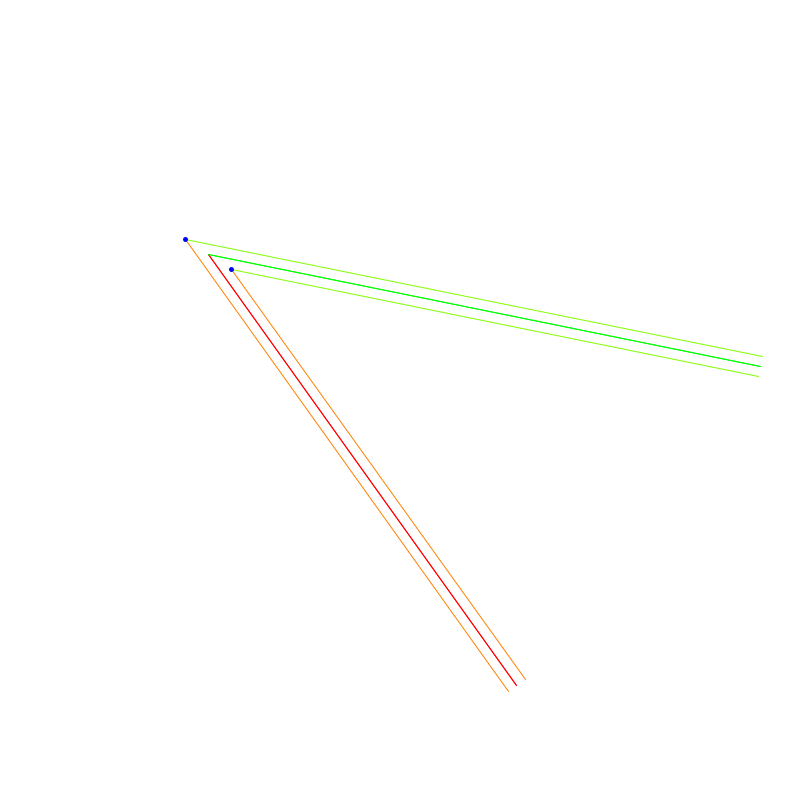
Frame 1 (no input)
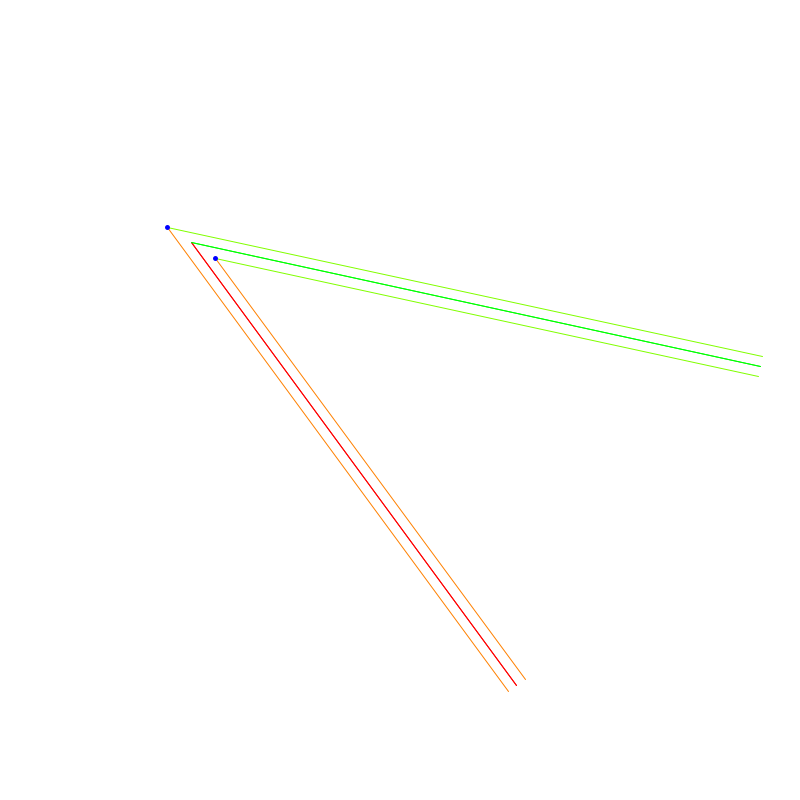
Frame 60 (the mouse pressed at the canvas centre just before this capture)
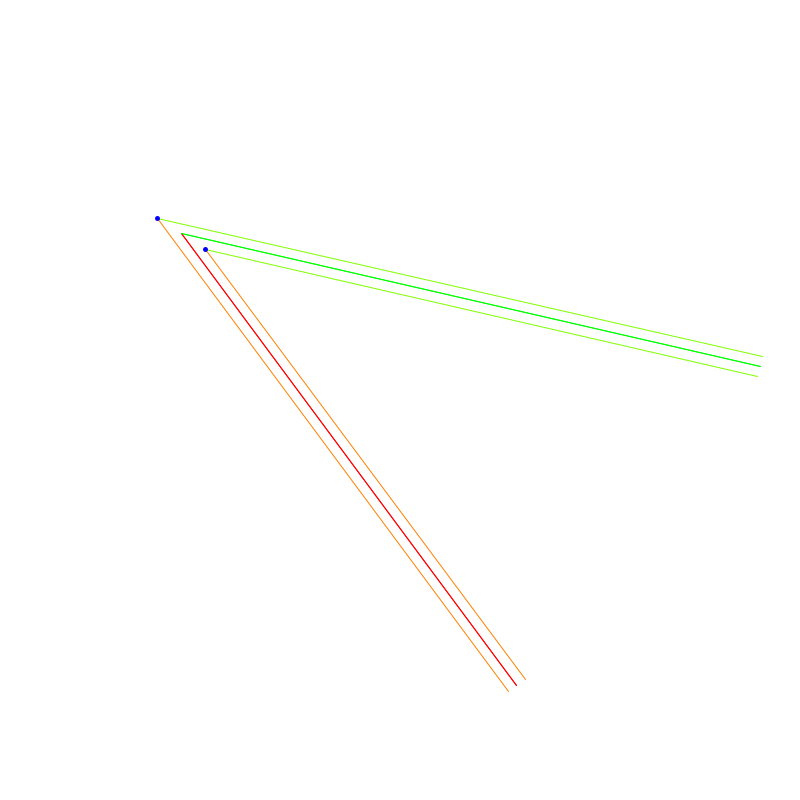
Frame 120 (the mouse held since frame 60 and released just before this capture)

The Processing sketch that drew these frames (run headless with seeded random() and noise(); from frame 60 on, the mouse is pressed at the canvas centre):

// Processing sketch: intersectionOfOffsetLines
// ── intersectionOfOffsetLines.pde
float gx0,gy0;
float gx1,gy1;
float gx2,gy2;
float gx3,gy3;
float gr0,gr1;
float vx,vy;

float signum(float f) {
  if (f > 0) return 1;
  if (f < 0) return -1;
  return 0;
}

void setup() {
  size(800,800);
  initPoints();
}

void initPoints() {
  gx0 = random(1,width-1);
  gx1 = random(1,width-1);
  gx2 = random(1,width-1);
  gx3 = random(1,width-1);
  gy0 = random(1,height-1);
  gy1 = random(1,height-1);
  gy2 = random(1,height-1);
  gy3 = random(1,height-1);
  gr0 = random(5,20);
  //gr1 = random(5,20);
  //gr1 = signum(gr0) * abs(gr1);
  gr1=gr0;
  
  vx=0;
  vy=0;
}

void mouseReleased() {
  initPoints();
}

void draw() {
  background(255);
  //test1();
  //test2();
  test3();
}

// test intersection of two lines
void test1() {
  float [] i = findIntersection(
    gx0,gy0,
    gx1,gy1,
    gx2,gy2,
    gx3,gy3);
  
  strokeWeight(1);  stroke(255,0,0);  line(gx0,gy0,gx1,gy1);
  strokeWeight(1);  stroke(0,255,0);  line(gx2,gy2,gx3,gy3);
  strokeWeight(5);  stroke(255,0,0);  point(gx0,gy0);
  strokeWeight(5);  stroke(0,255,0);  point(gx2,gy2);
  strokeWeight(5);  stroke(0,0,255);  point(i[0],i[1]);
}

// get offset of two lines, find intersection from there.
void test2() {
  gx1+=vx/1000.0;
  gy1+=vy/1000.0;
  vx+=random(-50.0,50.0);
  vy+=random(-50.0,50.0);
  
  test2draw();
}

void test2draw() {
  float [] inter = findIntersectionOffset(
    gx0,gy0,
    gx1,gy1,
    gx2,gy2,
    gr0,gr1);

  float[] v0=getOffsetLine(gx0,gy0,gx1,gy1,gr0);
  float[] v1=getOffsetLine(gx1,gy1,gx2,gy2,gr1);

  
  strokeWeight(1);  stroke(255,  0,  0);  line(gx0,gy0,gx1,gy1);
  strokeWeight(1);  stroke(  0,255,  0);  line(gx1,gy1,gx2,gy2);
  strokeWeight(1);  stroke(255,128,  0);  line(v0[0],v0[1],inter[0],inter[1]);
  strokeWeight(1);  stroke(128,255,  0);  line(inter[0],inter[1],v1[2],v1[3]);
  strokeWeight(5);  stroke(  0,  0,255);  point(inter[0],inter[1]);
}

void test3() {
  gx1+=vx/1000.0;
  gy1+=vy/1000.0;
  vx+=random(-50.0,50.0);
  vy+=random(-50.0,50.0);
  
  test2draw();
  gr0=-gr0;
  gr1=-gr1;
  test2draw();  
}

float[] getOffsetLine(float x0,float y0,float x1,float y1,float r0) {
  // get normal of each line
  float nx01 = y1-y0;
  float ny01 = x0-x1;
  float d01 = sqrt(sq(nx01)+sq(ny01)); 
  nx01/=d01;
  ny01/=d01;
  
  float ox1 = x0+nx01*r0;
  float oy1 = y0+ny01*r0;
  float ox2 = x1+nx01*r0;
  float oy2 = y1+ny01*r0;
  return new float[] { ox1,oy1,ox2,oy2 };
}

float [] findIntersectionOffset(float x0,float y0,float x1,float y1,float x2,float y2,float r0,float r1) {
  float[] v0=getOffsetLine(x0,y0,x1,y1,r0);
  float[] v1=getOffsetLine(x1,y1,x2,y2,r1);
  
  return findIntersection(
    v0[0],v0[1],
    v0[2],v0[3],
    v1[0],v1[1],
    v1[2],v1[3]
    );
}

float [] findIntersection(float x1,float y1,float x2,float y2,float x3,float y3,float x4,float y4) {  
  float d = ((x1-x2)*(y3-y4) - (y1-y2)*(x3-x4));
  if(abs(d)<0.01) {
    // lines are colinear (infinite solutions) or parallel (no solutions).
    return new float [] { Float.NaN, Float.NaN };
  }
  
  float t = ((x1-x3)*(y3-y4) - (y1-y3)*(x3-x4)) / d;
  //float u = ((x1-x2)*(y1-y3) - (y1-y2)*(x1-x3)) / d;
  
  float ix = x1+t*(x2-x1);
  float iy = y1+t*(y2-y1);
  return new float[] { ix, iy };
}
